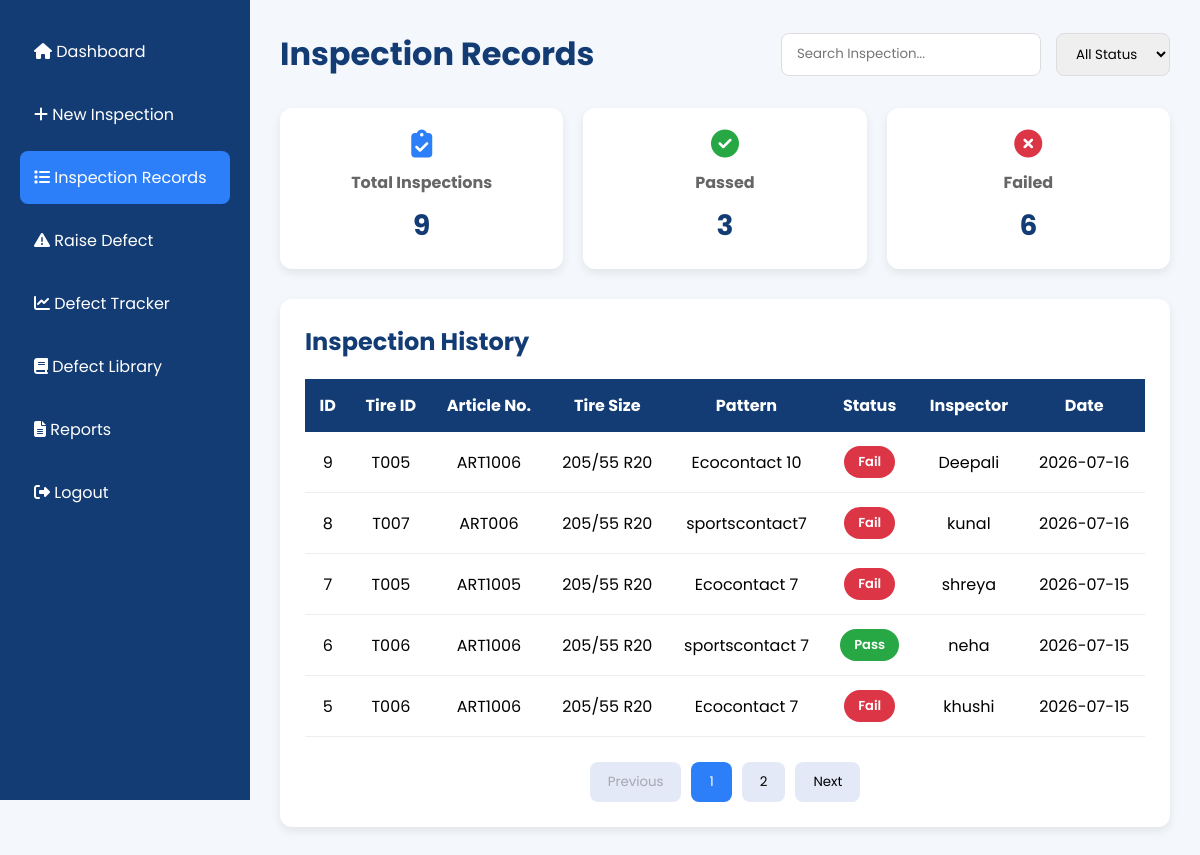
Page /records on the committed database.
### tables this page shows
CREATE TABLE inspection(

        inspection_id INTEGER PRIMARY KEY AUTOINCREMENT,

        tire_id TEXT NOT NULL,

        article_number TEXT NOT NULL,

        tire_size TEXT NOT NULL,

        pattern_name TEXT NOT NULL,

        batch_number TEXT NOT NULL,

        inspector_name TEXT NOT NULL,

        inspection_date TEXT NOT NULL,

        shift TEXT NOT NULL,

        machine_name TEXT NOT NULL,

        inspection_status TEXT NOT NULL,

        remarks TEXT,

        final_decision TEXT NOT NULL

    );

### app.py (the view)
@app.route("/records")
def records():
    conn = sqlite3.connect("qims.db")
    cursor = conn.cursor()
    cursor.execute("SELECT COUNT(*) FROM inspection")
    total = cursor.fetchone()[0]
    cursor.execute("SELECT COUNT(*) FROM inspection WHERE inspection_status='Pass'")
    passed = cursor.fetchone()[0]
    cursor.execute("SELECT COUNT(*) FROM inspection WHERE inspection_status='Fail'")
    failed = cursor.fetchone()[0]
    cursor.execute("""
        SELECT
            inspection_id,
            tire_id,
            article_number,
            tire_size,
            pattern_name,
            inspection_status,
            inspector_name,
            inspection_date
        FROM inspection
        ORDER BY inspection_id DESC
    """)
    records = cursor.fetchall()
    conn.close()
    return render_template(
        "records.html",
        records=records,
        total=total,
        passed=passed,
        failed=failed
    )

### templates/records.html (shortened to what this page needs)
<!DOCTYPE html>
<html lang="en">
<head>
    <link rel="stylesheet" href="{{ url_for('static', filename='css/records.css') }}">
    <link rel="stylesheet"
    href="https://cdnjs.cloudflare.com/ajax/libs/font-awesome/6.7.2/css/all.min.css">
</head>
<body>
<div class="container">
    <div class="sidebar">
        <ul>
            <li>
                <a href="/dashboard">
                    <i class="fa-solid fa-house"></i>
                    Dashboard
                </a>
            </li>
            <li>
                <a href="/inspection">
                    <i class="fa-solid fa-plus"></i>
                    New Inspection
                </a>
            </li>
            <li class="active">
                <a href="/records">
                    <i class="fa-solid fa-list"></i>
                    Inspection Records
                </a>
            </li>
            <li>
                <a href="/defect">
                    <i class="fa-solid fa-triangle-exclamation"></i>
                    Raise Defect
                </a>
            </li>
            <li>
                <a href="/tracker">
                    <i class="fa-solid fa-chart-line"></i>
                    Defect Tracker
                </a>
            </li>
            <li>
                <a href="/defect-library">
                    <i class="fa-solid fa-book"></i>
                    Defect Library
                </a>
            </li>
            <li>
                <a href="/report">
                    <i class="fa-solid fa-file-lines"></i>
                    Reports
                </a>
            </li>
            <li>
                <a href="/logout">
                    <i class="fa-solid fa-right-from-bracket"></i>
                    Logout
                </a>
            </li>
        </ul>
    </div>
    <div class="main-content">
        <div class="topbar">
            <h1>Inspection Records</h1>
            <div class="top-right">
                <input
                    type="text"
                    placeholder="Search Inspection...">
                <select>
                    <option>All Status</option>
                </select>
            </div>
        </div>
        <div class="cards">
            <div class="card">
                <i class="fa-solid fa-clipboard-check"></i>
                <h3>Total Inspections</h3>
                <h2>{{ total }}</h2>
            </div>
            <div class="card">
                <i class="fa-solid fa-circle-check"></i>
                <h3>Passed</h3>
                <h2>{{ passed }}</h2>
            </div>
            <div class="card">
                <i class="fa-solid fa-circle-xmark"></i>
                <h3>Failed</h3>
                <h2>{{ failed }}</h2>
            </div>
        </div>
        <div class="table-section">
            <h2>Inspection History</h2>
            <div class="table-container">
                <table id="inspectionTable">
                    <thead>
                        <tr>
                            <th>ID</th>
                            <th>Tire ID</th>
                            <th>Article No.</th>
                            <th>Tire Size</th>
                            <th>Pattern</th>
                            <th>Status</th>
                            <th>Inspector</th>
                            <th>Date</th>
                        </tr>
                    </thead>
                    <tbody>
                        {% for row in records %}
                        <tr>
                            <td>{{ row[0] }}</td>
                            <td>{{ row[1] }}</td>
                            <td>{{ row[2] }}</td>
                            <td>{{ row[3] }}</td>
                            <td>{{ row[4] }}</td>
                            <td>
                                {% if row[5] == "Pass" %}
                                <span class="status passed">Pass</span>
                                {% else %}
                                <span class="status failed">Fail</span>
                                {% endif %}
                            </td>
                            <td>{{ row[6] }}</td>
                            <td>{{ row[7] }}</td>
                        </tr>
                        {% endfor %}
                    </tbody>
                </table>
            </div>
            <div class="pagination">
            </div>
        </div>
    </div>
</div>
</body>
</html>

### static/css/records.css (style rules this page uses)
* { margin:0; padding:0; box-sizing:border-box; font-family:'Poppins',sans-serif; }
body { background:#f4f7fc; }
.container { display:flex; min-height:100vh; }
.sidebar { width:250px; background:#123c73; position:fixed; height:100vh; padding:25px 20px; }
.sidebar ul { list-style:none; }
.sidebar ul li { margin-bottom:10px; border-radius:8px; transition:.3s; }
.sidebar ul li a { display:block; color:#fff; text-decoration:none; padding:14px; }
.sidebar ul li.active { background:#2d7ff9; }
.main-content { margin-left:250px; width:calc(100% - 250px); padding:30px; }
.topbar { display:flex; justify-content:space-between; align-items:center; margin-bottom:30px; }
.topbar h1 { color:#123c73; }
.top-right { display:flex; gap:15px; }
.top-right input, .top-right select { padding:10px 15px; border:1px solid #ddd; border-radius:8px; outline:none; }
.top-right input { width:260px; }
.cards { display:grid; grid-template-columns:repeat(3,1fr); gap:20px; margin-bottom:30px; }
.card { background:#fff; border-radius:12px; padding:22px; text-align:center; box-shadow:0 4px 10px rgba(0,0,0,.08); transition:.3s; }
.card i { font-size:28px; margin-bottom:12px; }
.cards .card:nth-child(1) i { color:#2d7ff9; }
.cards .card:nth-child(2) i { color:#28a745; }
.cards .card:nth-child(3) i { color:#dc3545; }
.card h3 { color:#666; margin-bottom:10px; font-size:16px; }
.card h2 { color:#123c73; font-size:28px; }
.table-section { background:#fff; border-radius:12px; padding:25px; box-shadow:0 4px 10px rgba(0,0,0,.08); }
.table-section h2 { color:#123c73; margin-bottom:20px; }
.table-container { overflow-x:auto; }
table { width:100%; border-collapse:collapse; }
table thead { background:#123c73; color:#fff; }
table th { padding:14px; text-align:center; }
table td { padding:14px; text-align:center; border-bottom:1px solid #eee; }
.status { display:inline-block; padding:6px 14px; border-radius:20px; color:white; font-size:13px; font-weight:600; }
.passed { background:#28a745; }
.failed { background:#dc3545; }
.pagination { display:flex; justify-content:center; gap:10px; margin-top:25px; }

### rows in the picture
inspection: inspection_id "9", tire "T005", article_number "ART1006", tire_size "205/55 R20", pattern_name "Ecocontact 10", inspection_status "Fail", inspector_name "Deepali", inspection_date "2026-07-16"
inspection: inspection_id "8", tire "T007", article_number "ART006", tire_size "205/55 R20", pattern_name "sportscontact7", inspection_status "Fail", inspector_name "kunal", inspection_date "2026-07-16"
inspection: inspection_id "7", tire "T005", article_number "ART1005", tire_size "205/55 R20", pattern_name "Ecocontact 7", inspection_status "Fail", inspector_name "shreya", inspection_date "2026-07-15"
inspection: inspection_id "6", tire "T006", article_number "ART1006", tire_size "205/55 R20", pattern_name "sportscontact 7", inspection_status "Pass", inspector_name "neha", inspection_date "2026-07-15"
inspection: inspection_id "5", tire "T006", article_number "ART1006", tire_size "205/55 R20", pattern_name "Ecocontact 7", inspection_status "Fail", inspector_name "khushi", inspection_date "2026-07-15"

### other values in the picture
{{ total }} "9"
{{ passed }} "3"
{{ failed }} "6"
